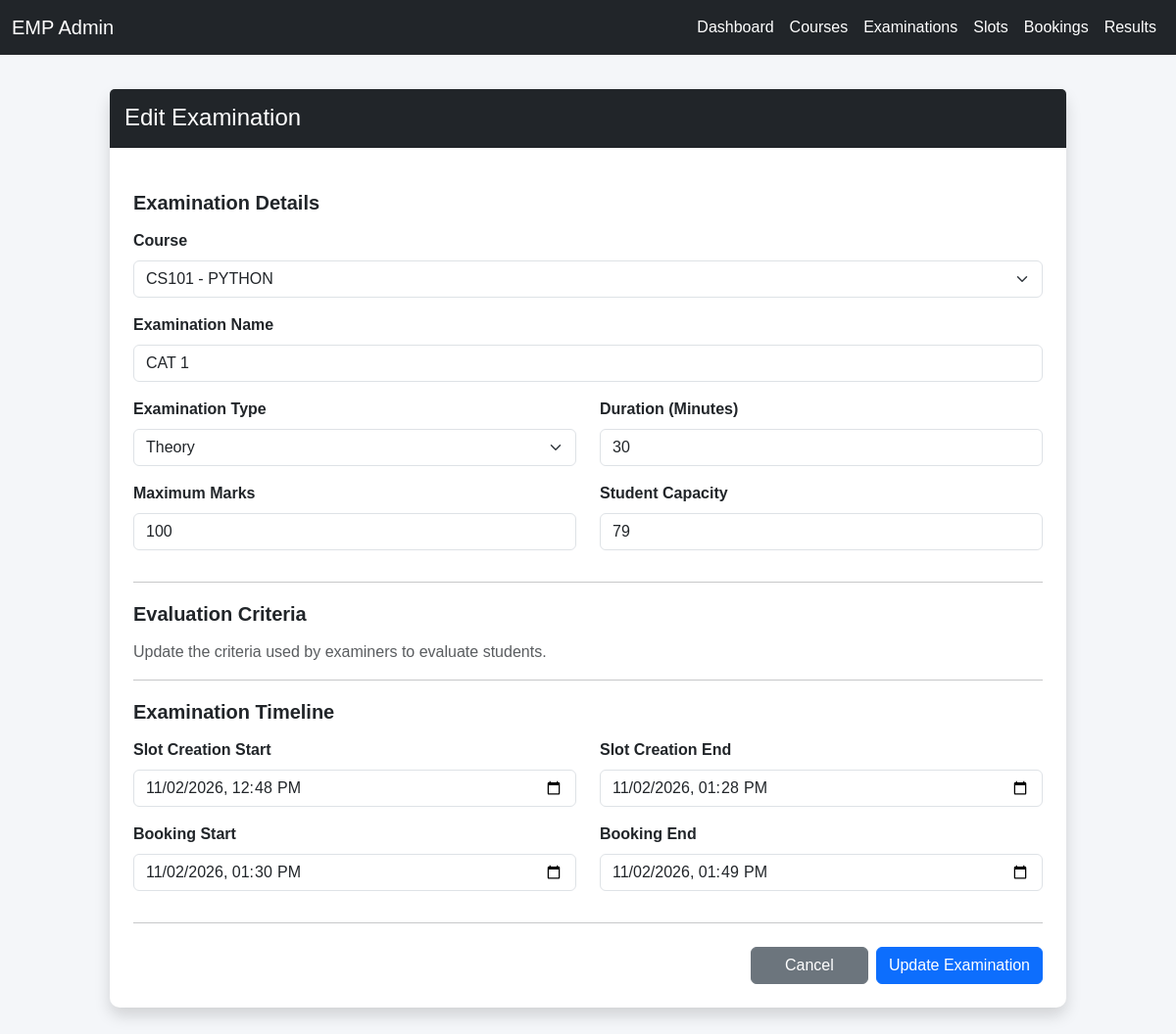
The page /edit_examination/1 (signed in) on the database its author committed.
### application/models.py (models this page shows)
class Examination(db.Model):
    __tablename__ = "examinations"
    id = db.Column(db.Integer, primary_key=True)
    course_id = db.Column(
        db.Integer,
        db.ForeignKey("courses.id"),
        nullable=False
    )
    name = db.Column(db.String(150), nullable=False)
    exam_type = db.Column(db.String(50), nullable=False)
    duration_minutes = db.Column(db.Integer, nullable=False, default=30)
    maximum_marks = db.Column(db.Integer, nullable=False, default=100)
    student_capacity = db.Column(db.Integer, nullable=False, default=100)
    slot_creation_start = db.Column(db.DateTime, nullable=False)
    slot_creation_end = db.Column(db.DateTime, nullable=False)
    booking_start = db.Column(db.DateTime, nullable=False)
    booking_end = db.Column(db.DateTime, nullable=False)
    status = db.Column(db.String(30), default="Published", nullable=False)
    results_published = db.Column(db.Boolean, default=False, nullable=False)
    course = db.relationship(
        "Course",
        back_populates="examinations"
    )
    rubrics = db.relationship(
        "Rubric",
        back_populates="examination",
        cascade="all, delete-orphan"
    )
    slots = db.relationship(
        "ExaminationSlot",
        back_populates="examination",
        cascade="all, delete-orphan"
    )

class Course(db.Model):
    __tablename__ = "courses"
    id = db.Column(db.Integer, primary_key=True)
    code = db.Column(db.String(30), unique=True, nullable=False)
    name = db.Column(db.String(150), nullable=False)
    description = db.Column(db.Text)
    status = db.Column(db.String(20), default="Active", nullable=False)
    examinations = db.relationship(
        "Examination",
        back_populates="course"
    )

### application/controllers.py (the view, shortened to what this page needs)
    @app.route(
        "/edit_examination/<int:examination_id>",
        methods=["GET", "POST"]
    )
    @role_required("admin")
    def edit_examination(examination_id):
        examination = db.session.get(
            Examination,
            examination_id
        )
        if examination is None:
            return redirect(url_for("manage_examinations"))
        existing_booking = Booking.query.join(
            ExaminationSlot,
            Booking.slot_id == ExaminationSlot.id
        ).filter(
            ExaminationSlot.examination_id == examination_id
        ).first()
        if existing_booking:
            return redirect(url_for("manage_examinations"))
        courses = Course.query.all()
        return render_template(
            "admin_edit_examination.html",
            examination=examination,
            courses=courses
        )

### templates/admin_edit_examination.html (shortened to what this page needs)
<!DOCTYPE html>
<html lang="en">
<head>
    <link href="https://cdn.jsdelivr.net/npm/bootstrap@5.3.3/dist/css/bootstrap.min.css"
          rel="stylesheet">
</head>
<body>
<nav class="navbar navbar-expand-lg navbar-dark">
    <div class="container-fluid">
        <a class="navbar-brand" href="{{ url_for('admin_dashboard') }}">
            EMP Admin
        </a>
        <div class="collapse navbar-collapse" id="navbarMenu">
            <ul class="navbar-nav ms-auto">
                <li class="nav-item">
                    <a class="nav-link"
                       href="{{ url_for('admin_dashboard') }}">
                        Dashboard
                    </a>
                </li>
                <li class="nav-item">
                    <a class="nav-link"
                       href="{{ url_for('manage_courses') }}">
                        Courses
                    </a>
                </li>
                <li class="nav-item">
                    <a class="nav-link"
                       href="{{ url_for('manage_examinations') }}">
                        Examinations
                    </a>
                </li>
                <li class="nav-item">
                    <a class="nav-link"
                       href="{{ url_for('manage_slots') }}">
                        Slots
                    </a>
                </li>
                <li class="nav-item">
                    <a class="nav-link"
                       href="{{ url_for('manage_bookings') }}">
                        Bookings
                    </a>
                </li>
                <li class="nav-item">
                    <a class="nav-link"
                       href="{{ url_for('manage_results') }}">
                        Results
                    </a>
                </li>
            </ul>
        </div>
    </div>
</nav>
<div class="container main-container">
    <div class="card shadow">
        <div class="card-header">
            <h4 class="mb-0">Edit Examination</h4>
        </div>
        <div class="card-body p-4">
            <form method="POST"
                  action="{{ url_for('edit_examination', examination_id=examination.id) }}">
                <h5 class="section-title">Examination Details</h5>
                <div class="mb-3">
                    <label class="form-label">Course</label>
                    <select name="course_id" class="form-select" required>
                        {% for course in courses %}
                            <option value="{{ course.id }}"
                                {% if course.id == examination.course_id %}
                                    selected
                                {% endif %}>
                                {{ course.code }} - {{ course.name }}
                            </option>
                        {% endfor %}
                    </select>
                </div>
                <div class="mb-3">
                    <label class="form-label">Examination Name</label>
                    <input type="text"
                           name="name"
                           class="form-control"
                           value="{{ examination.name }}"
                           required>
                </div>
                <div class="row">
                    <div class="col-md-6 mb-3">
                        <label class="form-label">Examination Type</label>
                        <select name="exam_type"
                                class="form-select"
                                required>
                            <option value="Theory"
                                {% if examination.exam_type == "Theory" %}selected{% endif %}>
                                Theory
                            </option>
                        </select>
                    </div>
                    <div class="col-md-6 mb-3">
                        <label class="form-label">Duration (Minutes)</label>
                        <input type="number"
                               name="duration_minutes"
                               class="form-control"
                               value="{{ examination.duration_minutes }}"
                               min="1"
                               required>
                    </div>
                </div>
                <div class="row">
                    <div class="col-md-6 mb-3">
                        <label class="form-label">Maximum Marks</label>
                        <input type="number"
                               name="maximum_marks"
                               class="form-control"
                               value="{{ examination.maximum_marks }}"
                               min="1"
                               required>
                    </div>
                    <div class="col-md-6 mb-3">
                        <label class="form-label">Student Capacity</label>
                        <input type="number"
                               name="student_capacity"
                               class="form-control"
                               value="{{ examination.student_capacity }}"
                               min="1"
                               required>
                    </div>
                </div>
                <hr>
                <h5 class="section-title">Evaluation Criteria</h5>
                <p class="text-muted">
                    Update the criteria used by examiners to evaluate students.
                </p>
                <hr>
                <h5 class="section-title">Examination Timeline</h5>
                <div class="row">
                    <div class="col-md-6 mb-3">
                        <label class="form-label">
                            Slot Creation Start
                        </label>
                        <input type="datetime-local"
                               name="slot_creation_start"
                               class="form-control"
                               value="{{ examination.slot_creation_start.strftime('%Y-%m-%dT%H:%M') }}"
                               required>
                    </div>
                    <div class="col-md-6 mb-3">
                        <label class="form-label">
                            Slot Creation End
                        </label>
                        <input type="datetime-local"
                               name="slot_creation_end"
                               class="form-control"
                               value="{{ examination.slot_creation_end.strftime('%Y-%m-%dT%H:%M') }}"
                               required>
                    </div>
                </div>
                <div class="row">
                    <div class="col-md-6 mb-3">
                        <label class="form-label">
                            Booking Start
                        </label>
                        <input type="datetime-local"
                               name="booking_start"
                               class="form-control"
                               value="{{ examination.booking_start.strftime('%Y-%m-%dT%H:%M') }}"
                               required>
                    </div>
                    <div class="col-md-6 mb-3">
                        <label class="form-label">
                            Booking End
                        </label>
                        <input type="datetime-local"
                               name="booking_end"
                               class="form-control"
                               value="{{ examination.booking_end.strftime('%Y-%m-%dT%H:%M') }}"
                               required>
                    </div>
                </div>
                <hr>
                <div class="d-flex justify-content-end gap-2 mt-4">
                    <a href="{{ url_for('manage_examinations') }}"
                       class="btn btn-secondary">
                        Cancel
                    </a>
                    <button type="submit" class="btn btn-primary">
                        Update Examination
                    </button>
                </div>
            </form>
        </div>
    </div>
</div>
</body>
</html>

### templates/admin_edit_examination.html (style rules this page uses)
body { background-color: #f4f6f9; font-family: Arial, sans-serif; }
.navbar { background-color: #212529; }
.navbar-brand, .nav-link { color: white !important; }
.main-container { max-width: 1000px; margin: 35px auto; }
.card { border: none; border-radius: 10px; }
.card-header { background-color: #212529; color: white; padding: 15px; }
.section-title { font-weight: bold; margin-top: 20px; margin-bottom: 15px; color: #212529; }
.form-label { font-weight: 600; }
.btn { min-width: 120px; }

### rows shown on the page
Examination: course_id "CS101 - PYTHON", name "CAT 1", exam_type "Theory", duration_minutes "30", maximum_marks "100", student_capacity "79", slot_creation_start "11/02/2026 12:48", slot_creation_end "11/02/2026 13:28", booking_start "11/02/2026 13:30", booking_end "11/02/2026 13:49"
